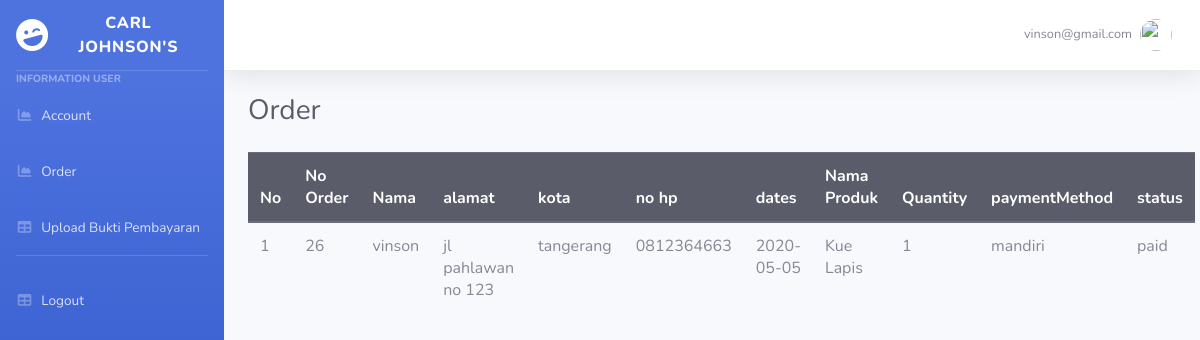
/profile/order.php (signed in), run on the app's committed database.
### tables this page shows
CREATE TABLE `users` (
  `id` int(11) NOT NULL,
  `name` varchar(255) NOT NULL,
  `email` varchar(255) NOT NULL,
  `password` varchar(255) NOT NULL,
  `contact` varchar(255) NOT NULL,
  `city` varchar(255) NOT NULL,
  `address` varchar(255) NOT NULL,
  `role` enum('buyer','admin') DEFAULT NULL
);

CREATE TABLE `orders` (
  `order_id` int(11) NOT NULL,
  `order_num` varchar(20) NOT NULL,
  `user_id` int(11) NOT NULL,
  `dates` date NOT NULL,
  `total` int(200) NOT NULL,
  `status` enum('unpaid','paid','approve','reject','delivery') NOT NULL,
  `paymentMethod` enum('bca','mandiri','bni','bri') NOT NULL
);

CREATE TABLE `items` (
  `id` int(11) NOT NULL,
  `name` varchar(255) NOT NULL,
  `quantity` int(11) NOT NULL,
  `price` int(11) NOT NULL,
  `image` varchar(255) NOT NULL
);

CREATE TABLE `users_items` (
  `id` int(11) NOT NULL,
  `order_num` varchar(20) NOT NULL,
  `user_id` int(11) NOT NULL,
  `item_id` int(11) NOT NULL,
  `quantity` int(11) NOT NULL,
  `status` enum('masuk keranjang','Confirmed') DEFAULT NULL
);

### profile/order.php (the view, shortened to what this page needs)
<?php
	require "master.php";
	require '../conn.php';
		$sql ="SELECT a.order_id,b.name,b.address,b.city,b.address,b.contact,a.dates,a.status,a.paymentMethod, c.quantity,d.name as name_product from users b join orders a on a.user_id = b.id
			join users_items c on c.user_id = b.id
			join items d on c.item_id=d.id
			WHERE b.id = ?
			";
	$hasil = $kunci->prepare($sql);
	$hasil -> execute([$_SESSION['id']]);
?>
<div class="container-fluid">
  <div class="d-sm-flex align-items-center justify-content-between mb-4">
    <h1 class="h3 mb-0 text-gray-800">Order</h1>
 </div>
<table class="table">
  <thead class="thead-dark">
    <tr>
    	<th scope="col">No</th>
    	<th scope="col">No Order</th>
      <th scope="col">Nama</th>
      <th scope="col">alamat</th>
      <th scope="col">kota</th>
      <th scope="col">no hp</th>
      <th scope="col">dates</th>
      <th scope="col">Nama Produk</th>
      <th scope="col">Quantity</th>
      <th scope="col">paymentMethod</th>
      <th scope="col">status</th>
    </tr>
  </thead>
  <tbody>
   <?php
	$i = 0;
	while($data =$hasil->fetch()):
		$i++;?>
	<tr>
		<td><?= $i;?></td>
		<td><?= $data['order_id'];?></td>
		<td><?= $data['name'];?></td>
		<td><?= $data['address'];?></td>
		<td><?= $data['city'];?></td>
		<td><?= $data['contact'];?></td>
		<td><?= $data['dates'];?></td>
		<td><?= $data['name_product'];?></td>
		<td><?= $data['quantity'];?></td>
		<td><?= $data['paymentMethod'];?></td>
		<td><?= $data['status'];?></td>
	</tr>
	<?php break; ?>
<?php endwhile; ?>
  </tbody>
</table>

### data on the page
users: orders.order_id "26", name "vinson", address "jl pahlawan no 123", city "tangerang", contact "0812364663", orders.dates "2020-05-05", items.name "Kue Lapis", users_items.quantity "1", orders.paymentMethod "mandiri", orders.status "paid"

### other printed values
$_SESSION['email'] "vinson@gmail.com"
